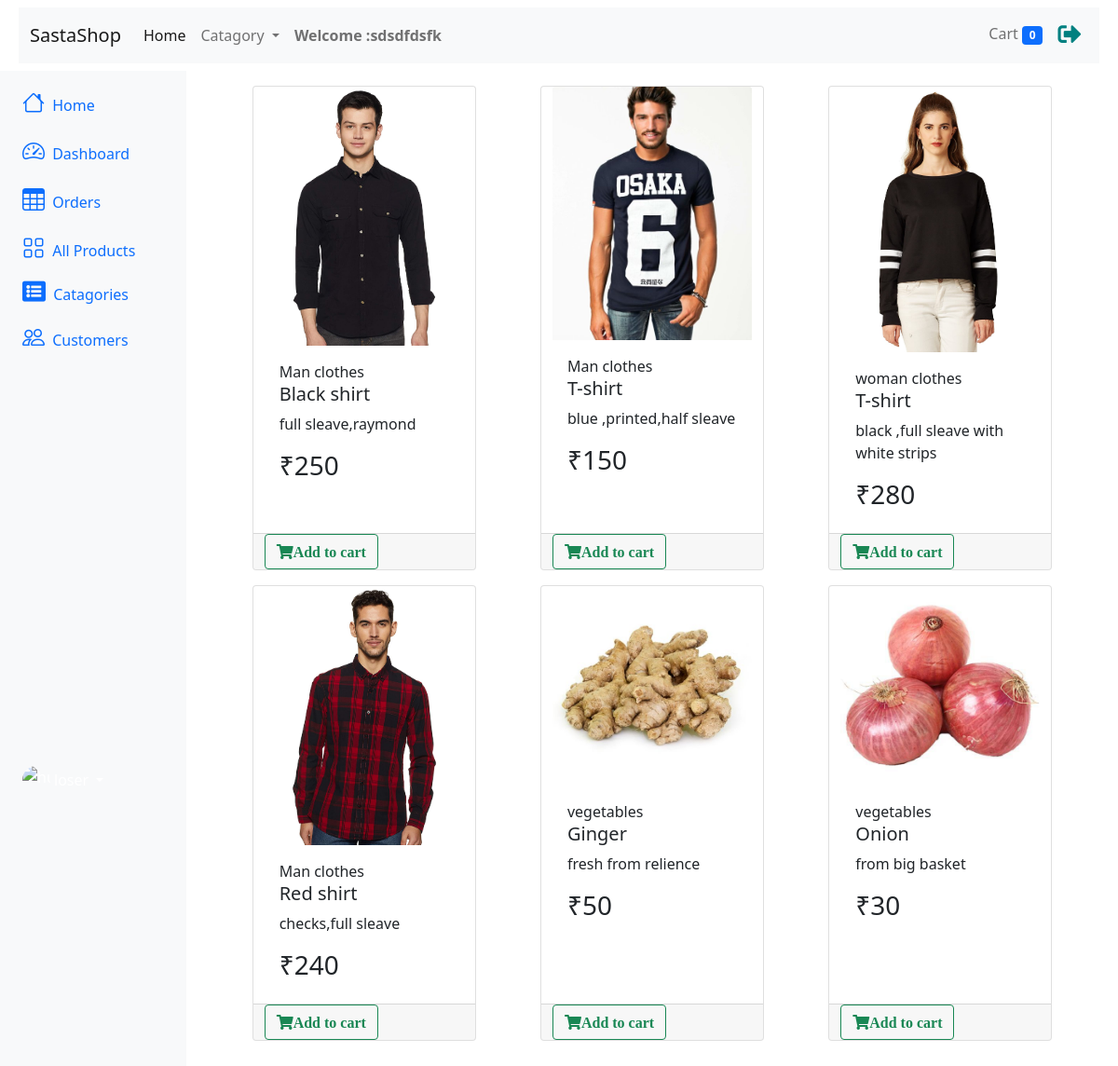
The app's page / (signed in) with its own data.
### store/models.py (models this page shows, shortened)
class Product(models.Model):
    name = models.CharField(max_length=50)
    price = models.IntegerField(default=0)
    description = models.CharField(max_length=100,default='')
    image = models.ImageField(upload_to='uploads/products/')
    catagory = models.ForeignKey(Catagory,on_delete=models.CASCADE,default=1)
    def __str__(self):
        return self.name
    @staticmethod
    def getAllproducts():
        return Product.objects.all()

class Catagory(models.Model):
    name = models.CharField(max_length=20)
    def __str__(self):
        return self.name
    @staticmethod
    def getAllcatagories():
        return Catagory.objects.all()

### store/views.py (the view, shortened to what this page needs)
# urls.py: path('',Index.as_view(),name="index"),
class Index(View):
    def get(self,request):
        cart = request.session.get('cart')
        if not cart:
            request.session['cart'] = {}
        products = None
        user = request.session.get('user')
        category = request.GET.get('category')
        print(category )
        if category:
            products = Product.getAllproductsByCategoryId(category)
        else:
            products = Product.getAllproducts()
        catagories = Catagory.getAllcatagories()
        context={ 'products':products,'catagories':catagories,'user':user}
        return render(request,"store/index.html",context)

### store/templatetags/cart.py (called while the page is built)
@register.filter(name='is_in_cart')
def is_in_cart(product,cart):
    keys = cart.keys()
    for id in keys:
        if int(id) == product.id:
            return True
    print(product,cart)
    return False

@register.filter(name='currency')
def currency(number):
    return "₹"+str(number)

### store/templates/store/index.html (shortened to what this page needs)
{% extends 'store/main.html' %} {% block content %} {% load cart %}
<div class="container-fluid">
  {% include 'store/navbar.html' %}
  <div class="row flex-nowrap">
    <div class="col-auto col-md-3 col-xl-2 px-sm-2 px-0 bg-light">
      <div
        class="
          d-flex
          flex-column
          align-items-center align-items-sm-start
          px-3
          pt-2
          text-white
          min-vh-100
        "
      >
        <ul
          class="
            nav nav-pills
            flex-column
            mb-sm-auto mb-0
            align-items-center align-items-sm-start
          "
          id="menu"
        >
          <li class="nav-item">
            <a href="#" class="nav-link align-middle px-0">
              <i class="fs-4 bi-house"></i>
              <span class="ms-1 d-none d-sm-inline">Home</span>
            </a>
          </li>
          <li>
            <a
              href="#submenu1"
              data-bs-toggle="collapse"
              class="nav-link px-0 align-middle"
            >
              <i class="fs-4 bi-speedometer2"></i>
              <span class="ms-1 d-none d-sm-inline">Dashboard</span>
            </a>
          </li>
          {% if user %}
          <li>
            <a href="{% url 'order' %}" class="nav-link px-0 align-middle">
              <i class="fs-4 bi-table"></i>
              <span class="ms-1 d-none d-sm-inline">Orders</span></a
            >
          </li>
          {% endif %}
          <li>
            <a href="/" class="nav-link px-0 align-middle">
              <i class="fs-4 bi-grid"></i>
              <span class="ms-1 d-none d-sm-inline">All Products</span></a
            >
          </li>
          <li>
            <a
              href="#submenu2"
              data-bs-toggle="collapse"
              class="nav-link px-0 align-middle"
            >
              <i
                class="fa fa-list-alt"
                style="font-size: 25px"
                aria-hidden="true"
              ></i>
              <span class="ms-1 d-none d-sm-inline">Catagories</span></a
            >
          </li>
          <li>
            <a href="#" class="nav-link px-0 align-middle">
              <i class="fs-4 bi-people"></i>
              <span class="ms-1 d-none d-sm-inline">Customers</span>
            </a>
          </li>
        </ul>
        <div class="dropdown pb-4">
          <a
            href="#"
            class="
              d-flex
              align-items-center
              text-white text-decoration-none
              dropdown-toggle
            "
            id="dropdownUser1"
            data-bs-toggle="dropdown"
            aria-expanded="false"
          >
            <img
              src="https://github.com/mdo.png"
              alt="hugenerd"
              width="30"
              height="30"
              class="rounded-circle"
            />
            <span class="d-none d-sm-inline mx-1">loser</span>
          </a>
        </div>
      </div>
    </div>
    <div class="col py-3">
      <div class="container-fluid">
        <div class="row mx-auto">
          {% for product in products %}
          <div
            class="card mx-auto mb-3 rounded"
            id="{{product.id}}"
            style="width: 15rem"
          >
            <img
              src="{{ product.image.url }}"
              class="card-img-top"
              alt="image"
            />
            <div class="card-body">
              {{ product.catagory }}
              <h5 class="card-title">{{ product.name }}</h5>
              <p class="card-text">{{ product.description }}</p>
              <h3 class="card-title">{{ product.price|currency }}</h3>
            </div>
            <div class="card-footer p-0 row no-gutters">
              {% if product|is_in_cart:request.session.cart %}
              <div class="row">
                <form
                  action="/#{{ product.id }}"
                  method="POST"
                  class="col-lg-2"
                >
                  {% csrf_token %}
                  <input
                    type="text"
                    value="{{ product.id }}"
                    name="product"
                    hidden
                  />
                  <input type="text" value="True" name="remove" hidden />
                  <input
                    type="submit"
                    value=" - "
                    class="btn btn-block btn-secondary"
                  />
                </form>
                <div class="text-center col">
                  {{ product|cart_qty:request.session.cart}} in cart
                </div>
                <form
                  action="/#{{ product.id }}"
                  method="POST"
                  class="col-lg-2"
                >
                  {% csrf_token %}
                  <input
                    type="text"
                    value="{{ product.id }}"
                    name="product"
                    hidden
                  />
                  <input
                    type="submit"
                    value=" + "
                    class="btn btn-block btn-secondary"
                  />
                </form>
              </div>
              {% else %}
              <form
                action="/#{{ product.id }}"
                method="POST"
                name="cart_form"
                id="myform"
              >
                <button type="submit" id="add" class="btn btn-outline-success">
                  <i class="fas fa-shopping-cart">Add to cart</i>
                </button>
              </form>
              {% endif %}
            </div>
          </div>
          {% endfor %}
        </div>
      </div>
    </div>
  </div>
</div>
{% endblock content %}

### records on screen
Product: {{ product.id }} 1 (drawn), image (picture), catagory "Man clothes", name "Black shirt", description "full sleave,raymond", price "₹250"
Product: image (picture), catagory "Man clothes", name "T-shirt", description "blue ,printed,half sleave", price "₹150"
Product: image (picture), catagory "woman clothes", name "T-shirt", description "black ,full sleave with white strips", price "₹280"
Product: image (picture), catagory "Man clothes", name "Red shirt", description "checks,full sleave", price "₹240"
Product: image (picture), catagory "vegetables", name "Ginger", description "fresh from relience", price "₹50"
Product: image (picture), catagory "vegetables", name "Onion", description "from big basket", price "₹30"

### other values on screen
{{ request.session.user }} "sdsdfdsfk"
{{ request.session.cart.keys|length }} "0"
